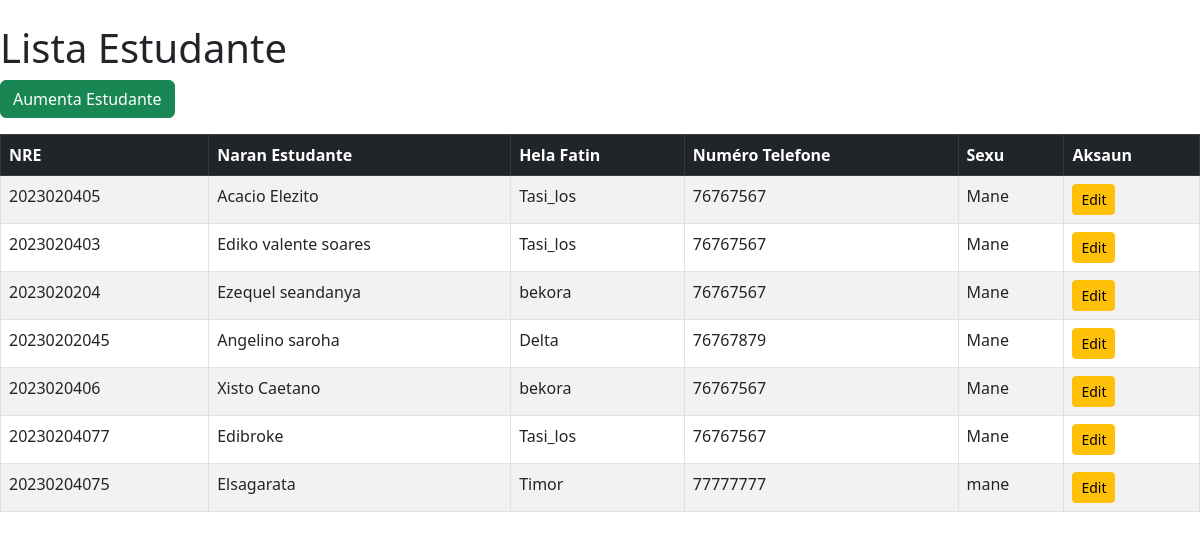
The page / on the database its author committed.
### estudante/models.py (models this page shows, shortened)
class Estudante(models.Model):
    id =models.UUIDField(primary_key= True,editable=False,default=uuid.uuid4)
    nre=models.CharField(max_length=10,unique=True)
    naran_estudante =models.CharField(max_length=100)
    hela_fatin= models.CharField( max_length=50,blank=True,default ='')
    nu_telefone =models.CharField(max_length=15)
    sexu= models.CharField(max_length=4,choices=[("mane","mane"),("feto","feto")])

### estudante/views.py (the view)
# urls.py: path('',views.Lista_estudante,name='lista'),
def Lista_estudante(request):
    alunos =Estudante.objects.all()
    return render(request,"Lista_Estudante.html",{"alunos":alunos})

### templates/Lista_Estudante.html (shortened to what this page needs)
<!DOCTYPE html>
<html lang="en">
<head>
    <link rel="stylesheet" href="https://cdn.jsdelivr.net/npm/bootstrap@5.3.0/dist/css/bootstrap.min.css">
</head>
<body>
   <h1>Lista Estudante</h1>
   <a href="{%url 'add'%}" class ="btn btn-success mb-3">Aumenta Estudante</a>
   <table class ='table table-bordered table-striped '>
        <thead class ='table-dark'>
            <tr>
                <th>NRE</th>
                <th>Naran Estudante</th>
                <th>Hela Fatin</th>
                <th>Numéro Telefone</th>
                <th>Sexu</th>
                <th>Aksaun</th>
            </tr>
        </thead>
        <tbody>
            {%for x in alunos%}
            <tr>
                <td>{{x.nre}}</td>
                <td>{{x.naran_estudante}}</td>
                <td>{{x.hela_fatin}}</td>
                <td>{{x.nu_telefone}}</td>
                <td>{{x.sexu}}</td>
                <td>
                <a href="{% url 'edit' x.id %}" class="btn btn-sm btn-warning">Edit</a>
                </td>
            </tr>
            {%endfor%}
        </tbody>
   </table>
</body>
</html>

### rows shown on the page
Estudante: nre "2023020405", naran_estudante "Acacio Elezito", hela_fatin "Tasi_los", nu_telefone "76767567", sexu "Mane"
Estudante: nre "2023020403", naran_estudante "Ediko valente soares", hela_fatin "Tasi_los", nu_telefone "76767567", sexu "Mane"
Estudante: nre "2023020204", naran_estudante "Ezequel seandanya", hela_fatin "bekora", nu_telefone "76767567", sexu "Mane"
Estudante: nre "20230202045", naran_estudante "Angelino saroha", hela_fatin "Delta", nu_telefone "76767879", sexu "Mane"
Estudante: nre "2023020406", naran_estudante "Xisto Caetano", hela_fatin "bekora", nu_telefone "76767567", sexu "Mane"
Estudante: nre "20230204077", naran_estudante "Edibroke", hela_fatin "Tasi_los", nu_telefone "76767567", sexu "Mane"
Estudante: nre "20230204075", naran_estudante "Elsagarata", hela_fatin "Timor", nu_telefone "77777777", sexu "mane"
